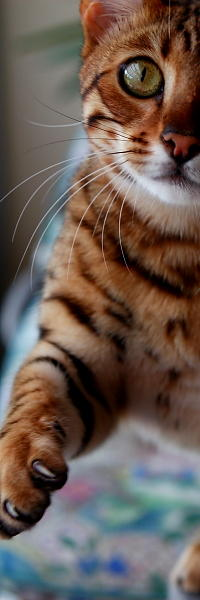
#> input picture samples/cats/cat2.jpg, 200 x 600 px
$ python functions_demo.py   (older library calls are emulated)
#> lines starting #> are read from the running program, lines starting #| are printed output that depends on the picture
### image_reshaper.py
'''
---- Disclaimer ----

This is the official code release for the paper titled -

"Reshaping Inputs for Convolutional Neural Networks - Some common and uncommon
methods"

Please cite our work if you find this useful.

Copyright 2019, Swarnendu Ghosh, Nibaran Das, Mita Nasipuri, All rights reserved.

---- Prerequisite Packages/ API ----
Numpy 1.14.2, Scipy 1.0.0, Matplotlib 2.1.2

---- Description ----

The purpose of this code is to  provide a set of reshaping functions that can
be used to reshape a single image or a batch of images organized in a defined
way to specific shape.

Each set of reshaping technique comes with its own set of pros and cons when it
comes to training convolutional neural networks. This has been discussed in the
above mentioned paper in details.

---- Features ----
Three functions has been provided for the purpose of reshaping images.

1 ) reshape_pil_image : For reshaping a PIL Image object. This function can be
                        used as a lambda transform in Pytorch.
    Parameters :    img    = A PIL Image Object
                    mode   = The mode of reshaping
                    params = Necessary parameters for the selected mode
                    size   = The required size to which the image must be
                             resized

2 ) reshape_single_image : For reshaping an image file.
    Parameters :    input_path  = Path to the image file
                    mode        = The mode of reshaping
                    params      = Necessary parameters for the selected mode
                    size        = The required size to which the image must be
                                  resized
                    output_path = path for saving output image (Conditional)
                    save        = Boolean for saving output image (output_path
                                  is necessary if True, default = False)
                    display     = Boolean for displaying output image
                                  (default = False)
                    ret         = Boolean for returning output image
                                  (default = False)

3 ) batch_reshape : For reshaping a batch of images distributed among class
                    specific directories
                    e.g.    input_dir/class_1/image_1.png
                            input_dir/class_1/image_2.png
                            input_dir/class_1/image_3.png
                            ...
                            input_dir/class_2/image_1.png
                            input_dir/class_2/image_2.png
                            input_dir/class_2/image_3.png
                            ...
                    This structure can be easily used with the
                    torchvision.datasets.ImageFolder class in Pytorch

    Parameters :    input_dir = Directory with input images arranged into
                                folders specific to classes
                                (input_dir/class_name/)
                    output_dir = Directory where output images will be saved
                    mode = The mode of reshaping
                    params = Necessary parameters for the selected mode
                    size = The required size to which the image must be resized

PARAMETER DESCRIPTIONS

1 ) RESHAPING MODES: This is controlled by the 'mode' attribute in the above
functions. The 'mode' attribute accepts a string as an input that can be one of
the following

a) 'interp' -   For reshaping by interpolation method. Additionally it needs a
                parameter for choosing the type of interpolation
b) 'tile' -     For reshaping by tiling method. Additionally it needs a
                position parameter for choosing the location of the original
                image in the reshaped image
c) 'mirror' -   For reshaping by mirroring method. Additionally it needs a
                position parameter for choosing the location of the original
                image in the reshaped image
d) 'crop' -     For reshaping by cropping method. Additionally it needs a
                position parameter for choosing the location of the cropping
                window with respect to the original image.
e) 'contain' -  For reshaping by containing method. Additionally it needs a
                position parameter for choosing the location of the original
                image in the reshaped image as well as the type of padding to
                fill up the the extra space.

2 ) RESHAPING PARAMETERS: The reshaping parameters 'params' should be provided
                          in the form of a list. The choice of parameters is
                          dependent on the mode
   For interpolation        : params = [interpolation]
   For containing           : params = [position,padding]
   For tile, mirror or crop : params = [position]

  'interpolation' parameters : 'nearest','lanczos','bilinear','bicubic','cubic'
  'position' parameters : 'topleft', 'center', 'random'
  'padding' paramters : 'black', 'white', 'random', 'clone'

3 ) SIZE PARAMETER : The size parameter accepts a list in the form of
                     [height,width].
'''

# IMPORTS
from scipy.misc import imread, imresize, imsave
import matplotlib.pyplot as plt
import numpy as np
import os

# PUBLIC FUNCTIONS

# RESHAPE SINGLE IMAGE

# FOR RESHAPING A PIL IMAGE OBJECT. THIS CAN BE USED AS PYTORCH IMAGE TRANSFORM
def reshape_pil_image(img, mode, params, size):
    img=img.convert('RGBA')
    img=img.convert('RGB')
    img = np.array(img)
    reshaped_image = __reshape_image(img, mode, [params, size])
    return reshaped_image

# FOR RESHAPING AN IMAGE FILE WHICH IS WHOSE PATH IS PROVIDED
# CHECK DESCRIPTION ABOVE FOR MORE DETAILS REGARDING MODE AND PARAMS

def reshape_single_image(input_path,        # PATH OF THE INPUT IMAGE
                         mode,              # MODE OF RESHAPING
                         params,            # RESHAPE PARAMETERS:MODE DEPENDANT
                         size,              # RESHAPED SIZE-[X,Y]
                         output_path=None,  # OUTPUT PATH FOR SAVING IMAGE
                         save=False,        # SAVE IMAGE FLAG-NEEDS OUTPUT PATH
                         display=False,     # DISPLAY IMAGE FLAG
                         ret=False):        # RETURN IMAGE FLAG
#> called with input_path = 'samples/cats/cat2.jpg', mode = 'interp', output_path = 'outputs/cat2.jpg', save = True, display = True, ret = True
    input_image = imread(input_path)
#> input_image is the input picture: shape (600, 200, 3); mean R, G, B 107.2, 91.7, 83.4
    reshaped_image = __reshape_image(input_image,
                                     mode,
                                     [params, [size[0], size[1]]]
                                     )
    if save:
        imsave(output_path, reshaped_image)
    if display:
        fig = plt.figure()
        a = fig.add_subplot(1, 2, 1)
        a.set_title('Original')
        plt.imshow(input_image)
        a = fig.add_subplot(1, 2, 2)
        a.set_title(mode+'_'+'_'.join(params))
        plt.imshow(reshaped_image)
        plt.show()
    if ret:
        return(reshaped_image)

# RESHAPE BATCH OF IMAGES (DISTRIBUTED AMONG CLASS SPECIFIC DIRECTORIES)
# CHECK DESCRIPTION ABOVE FOR MORE DETAILS REGARDING MODE AND PARAMS

def batch_reshape(input_dir,    # INPUT DIR CONTAINING:CLASS_DIR/IMAGE_FILE
                  output_dir,   # OUTPUT DIR FOR RESHAPED IMAGES(SAME STRUCTURE)
                  mode,         # MODE OF RESHAPE
                  params,       # RESHAPE PARAMETERS (MODE DEPENDENT)
                  size):        # RESHAPED SIZE-[X,Y]
    classes = os.listdir(input_dir)
    for cls in classes:
        # print cls
        if not os.path.exists(output_dir+cls):
            os.makedirs(output_dir+cls)
        files = os.listdir(input_dir+cls)
        for f in files:
            # print file
            try:
                reshape_single_image(input_dir+cls+'/'+f,
                                     mode,
                                     params,
                                     size,
                                     output_path=output_dir+cls+'/'+f,
                                     save=True)
            except (Exception, err):
                print (cls,f)
                print (Exception, err)

# %% PRIVATE FUNCTIONS

# %% GENERIC RESHAPER (CALLS SPECIFIC MODES OF RESHAPING AS NEEDED)


def __reshape_image(image,      # IMAGE ARRAY
                    mode,       # RESHAPE MODE
                    params):    # RESHAPE PARAMETERS

    # RESHAPE BY INTERPOLATION,
    # MODE = 'interp',  PARAMS = [params_interp, [X, Y]]
    # e.g.: ['nearest'|'lanczos'|'bilinear'|'bicubic'|'cubic', [224, 224]]

#> called with mode = 'interp'
    if (mode == 'interp'):
        reshaped_image = imresize(image, params[1], interp=params[0][0])
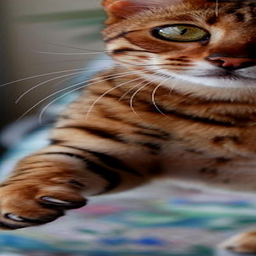
#> reshaped_image: shape (256, 256, 3); mean R, G, B 107.2, 91.7, 83.4

    # RESHAPE BY TILING,
    # MODE='tile' PARAMS=[params_position, [X, Y]]
    # e.g.: ['topleft'|'center'|'random', [224, 224]]

    if (mode == 'tile'):
        a = image.shape
        if params[0][0] == 'topleft':
            start_pos = 0
        if params[0][0] == 'center':
            start_pos = int(abs((a[1]-a[0])/2))
        if params[0][0] == 'random':
            a = image.shape
            if (a[1]==a[0]):
                start_pos=0
            else:
                start_pos = np.random.randint(0, abs(a[1]-a[0]))
        reshaped_image = imresize(__tile_image(image, start_pos), params[1])

    # RESHAPE BY MIRRORING,
    # MODE = 'mirror',  PARAMS = [params_position, [X, Y]]
    # e.g.: ['topleft'|'center'|'random', [224, 224]]

    if (mode == 'mirror'):
        a = image.shape
        if params[0][0] == 'topleft':
            start_pos = 0
        if params[0][0] == 'center':
            start_pos = int(abs((a[1]-a[0])/2))
        if params[0][0] == 'random':
            a = image.shape
            if (a[1]==a[0]):
                start_pos=0
            else:
                start_pos = np.random.randint(0, abs(a[1]-a[0]))
        reshaped_image = imresize(__mirror_image(image, start_pos), params[1])

    # RESHAPE BY CROPPING,
    # MODE='crop',  PARAMS=[params_position, [X, Y]]
    # e.g.: ['topleft'|'center'|'random', [224, 224]

    if (mode == 'crop'):
        a = image.shape
        if params[0][0] == 'topleft':
            start_pos = 0
        if params[0][0] == 'center':
            start_pos = int(abs((a[1]-a[0])/2))
        if params[0][0] == 'random':
            a = image.shape
            if (a[1]==a[0]):
                start_pos=0
            else:
                start_pos = np.random.randint(0, abs(a[1]-a[0]))
        reshaped_image = imresize(__crop_image(image, start_pos), params[1])

    # RESHAPE BY CONTAINING,
    # MODE='pad',  PARAMS=[[params_position, params_padding], [X, Y]]
    # e.g.: [[topleft|center|random, zero|random|clone], [224, 224]]
    if (mode == 'contain'):
        a = image.shape
        if params[0][0] == 'topleft':
            start_pos = 0
        if params[0][0] == 'center':
            start_pos = int(abs((a[1]-a[0])/2))
        if params[0][0] == 'random':
            a = image.shape
            if (a[1]==a[0]):
                start_pos=0
            else:
                start_pos = np.random.randint(0, abs(a[1]-a[0]))
        reshaped_image = imresize(__contain_image(image, start_pos, params[0][1]), params[1])
    return reshaped_image

# %% MODES

# TILE MODE


# [172 lines left out: functions __tile_image, __mirror_image, __crop_image, __contain_image, not called in this run]

### functions_demo.py
# -*- coding: utf-8 -*-

'''
---- Disclaimer ----

This is the official code release for the paper titled -

"Reshaping Inputs for Convolutional Neural Networks - Some common and uncommon
methods"

Please cite our work if you find this useful.

Copyright 2019, Swarnendu Ghosh, Nibaran Das, Mita Nasipuri, All rights reserved.

---- Description ----

The purpose of this code is to  provide a demonstration of using the functions
provided in image_reshaper.py.

Each set of reshaping technique comes with its own set of pros and cons when it
comes to training convolutional neural networks. This has been discussed in the
above mentioned paper in details.

---- Prerequisite Packages/API ----
Numpy 1.14.2, PIL 5.0.0, Scipy 1.0.0, Matplotlib 2.1.2

---- Features ----
Three functions has been provided for the purpose of reshaping images.

1 ) reshape_pil_image : For reshaping a PIL Image object. This function can be
                        used as a lambda transform in Pytorch.
    Parameters :    img    = A PIL Image Object
                    mode   = The mode of reshaping
                    params = Necessary parameters for the selected mode
                    size   = The required size to which the image must be
                             resized

2 ) reshape_single_image : For reshaping an image file.
    Parameters :    input_path  = Path to the image file
                    mode        = The mode of reshaping
                    params      = Necessary parameters for the selected mode
                    size        = The required size to which the image must be
                                  resized
                    output_path = path for saving output image (Conditional)
                    save        = Boolean for saving output image (output_path
                                  is necessary if True, default = False)
                    display     = Boolean for displaying output image
                                  (default = False)
                    ret         = Boolean for returning output image
                                  (default = False)

3 ) batch_reshape : For reshaping a batch of images distributed among class
                    specific directories
                    e.g.    input_dir/class_1/image_1.png
                            input_dir/class_1/image_2.png
                            input_dir/class_1/image_3.png
                            ...
                            input_dir/class_2/image_1.png
                            input_dir/class_2/image_2.png
                            input_dir/class_2/image_3.png
                            ...
                    This structure can be easily used with the
                    torchvision.datasets.ImageFolder class in Pytorch

    Parameters :    input_dir = Directory with input images arranged into
                                folders specific to classes
                                (input_dir/class_name/)
                    output_dir = Directory where output images will be saved
                    mode = The mode of reshaping
                    params = Necessary parameters for the selected mode
                    size = The required size to which the image must be resized

PARAMETER DESCRIPTIONS

1 ) RESHAPING MODES: This is controlled by the 'mode' attribute in the above
functions. The 'mode' attribute accepts a string as an input that can be one of
the following

a) 'interp' -   For reshaping by interpolation method. Additionally it needs a
                parameter for choosing the type of interpolation
b) 'tile' -     For reshaping by tiling method. Additionally it needs a
                position parameter for choosing the location of the original
                image in the reshaped image
c) 'mirror' -   For reshaping by mirroring method. Additionally it needs a
                position parameter for choosing the location of the original
                image in the reshaped image
d) 'crop' -     For reshaping by cropping method. Additionally it needs a
                position parameter for choosing the location of the cropping
                window with respect to the original image.
e) 'contain' -  For reshaping by containing method. Additionally it needs a
                position parameter for choosing the location of the original
                image in the reshaped image as well as the type of padding to
                fill up the the extra space.

2 ) RESHAPING PARAMETERS: The reshaping parameters 'params' should be provided
                          in the form of a list. The choice of parameters is
                          dependent on the mode
   For interpolation        : params = [interpolation]
   For containing           : params = [position,padding]
   For tile, mirror or crop : params = [position]

  'interpolation' parameters : 'nearest','lanczos','bilinear','bicubic','cubic'
  'position' parameters : 'topleft', 'center', 'random'
  'padding' paramters : 'black', 'white', 'random', 'clone'

3 ) SIZE PARAMETER : The size parameter accepts a list in the form of
                     [height,width].
'''
# IMPORTS

import os
import image_reshaper
from PIL import Image

# AVAILABLE MODES AND PARAMETERS
modes = ['interp', 'tile', 'mirror', 'crop', 'contain']
params_interp = ['nearest', 'lanczos', 'bilinear',  'bicubic',  'cubic']
params_position = ['topleft', 'center', 'random']
params_padding = ['black', 'white', 'random', 'clone']

mode = modes[0]
params = [params_interp[1]]                            # If mode = 'interp'
# params = [params_position[1]]                        # If mode = 'tile', 'mirror', or 'crop'
# params = [params_position[1],params_padding[0]]      # If mode = 'contain'
size = [256,256]

# RESHAPING A SINGLE IMAGE FILE FROM A PATH
if not os.path.exists('outputs/'):
    os.makedirs('outputs/')
image_path = 'samples/cats/cat2.jpg'
output_path = 'outputs/'+image_path.split('/')[-1]
returned_image = image_reshaper.reshape_single_image(image_path,                    # Path to the image file
                                                     mode,                          # Mode of reshaping
                                                     params,                        # Parameters corresponding reshaping technique
                                                     size,                          # Size of reshaping
                                                     output_path = output_path,     # Path to save reshaped image. Required if 'save' == True
                                                     save = True,                   # For saving image in the output path
                                                     display = True,                # For displaying image as pyplot
                                                     ret = True)                    # For returning the image as a numpy array
#> in reshape_single_image, `plt.show()`:
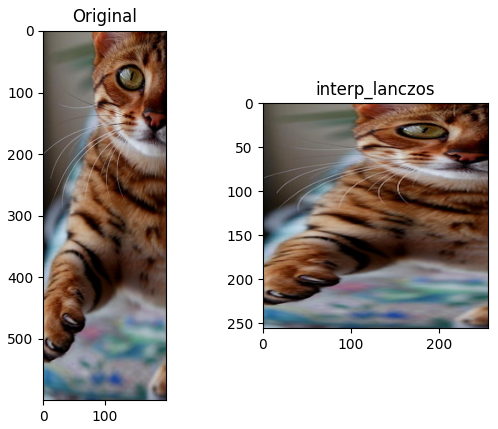
#> figure drawn by matplotlib, 2 panels
print(returned_image.shape)
#| (256, 256, 3)


# RESHAPING A BATCH OF IMAGES DISTRIBUTED IN CLASS SPECIFIC DIRECTORIES
if not os.path.exists('outputs/'):
    os.makedirs('outputs/')
input_dir = 'samples/'
output_dir = 'outputs/'
image_reshaper.batch_reshape(input_dir,                                             # Directory of input images organized in class specific directories
                             output_dir,                                            # Directory for saving output images in the same directory structure
                             mode,                                                  # Mode of reshaping
                             params,                                                # Parameters corresponding reshaping technique
                             size)                                                  # Size of reshaping


# RESHAPING A PIL IMAGE OBJECT
image_path = 'samples/cats/cat2.jpg'
pil_object = Image.open(image_path)
output_image = image_reshaper.reshape_pil_image(pil_object,                         # PIL Image Object for reshaping
                                                mode,                               # Mode of reshaping
                                                params,                             # Parameters corresponding reshaping technique
                                                size)                               # Size of reshaping
print(type(output_image), output_image.shape)
#| <class 'numpy.ndarray'> (256, 256, 3)

$ run again, with samples/cats/cat1.jpg copied over samples/cats/cat2.jpg
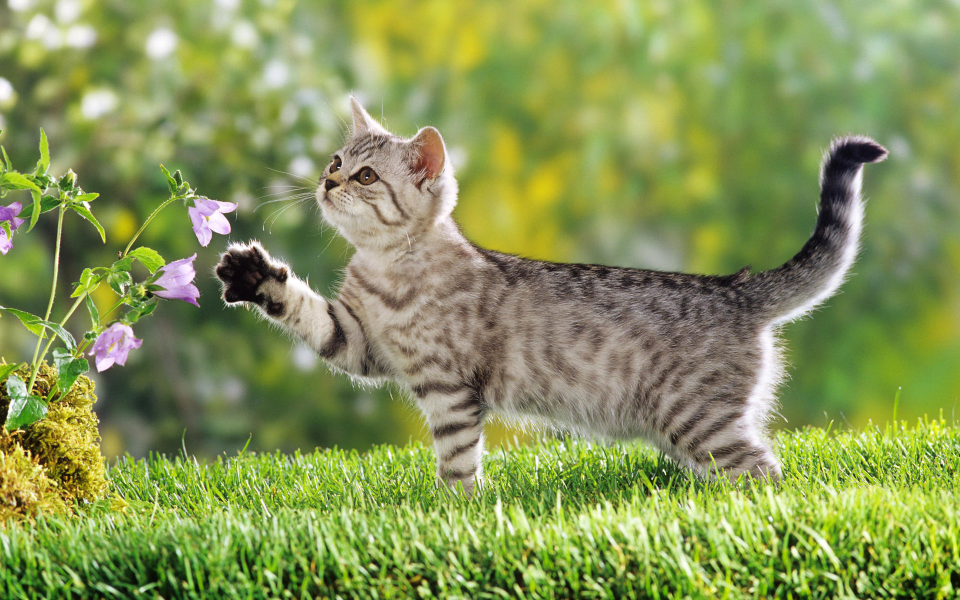
#> input picture samples/cats/cat1.jpg, 1920 x 1200 px (shown at 1/2 size)
#> in reshape_single_image, input_image is the input picture: shape (1200, 1920, 3); mean R, G, B 134.8, 149.5, 86.3
#> in __reshape_image, `reshaped_image = imresize(image, params[1], interp=params[0][0])`:
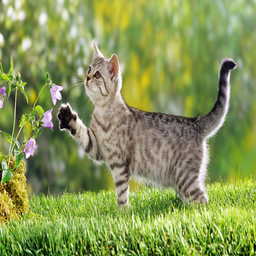
#> reshaped_image: shape (256, 256, 3); mean R, G, B 134.7, 149.5, 86.3
#> in reshape_single_image, `plt.show()`:
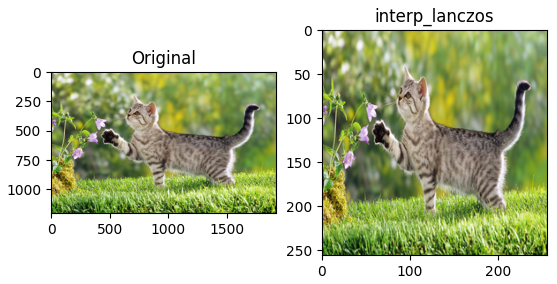
#> figure drawn by matplotlib, 2 panels
#| (256, 256, 3)
#| <class 'numpy.ndarray'> (256, 256, 3)
